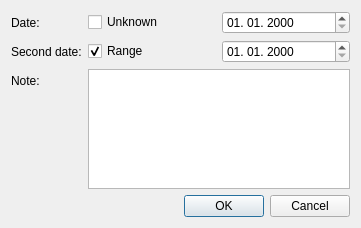
<?xml version="1.0" encoding="UTF-8"?>
<ui version="4.0">
 <class>DateDialog</class>
 <widget class="QDialog" name="DateDialog">
  <property name="windowModality">
   <enum>Qt::NonModal</enum>
  </property>
  <property name="geometry">
   <rect>
    <x>0</x>
    <y>0</y>
    <width>361</width>
    <height>228</height>
   </rect>
  </property>
  <property name="windowTitle">
   <string>Date editor</string>
  </property>
  <property name="windowIcon">
   <iconset resource="resources.qrc">
    <normaloff>:/resources/appIcon.svg</normaloff>:/resources/appIcon.svg</iconset>
  </property>
  <layout class="QVBoxLayout" name="verticalLayout">
   <item>
    <layout class="QFormLayout" name="formLayout_2">
     <item row="0" column="0">
      <widget class="QLabel" name="label_3">
       <property name="text">
        <string>Date:</string>
       </property>
      </widget>
     </item>
     <item row="0" column="1">
      <layout class="QHBoxLayout" name="horizontalLayout_4">
       <item>
        <widget class="QCheckBox" name="unknown">
         <property name="text">
          <string>Unknown</string>
         </property>
        </widget>
       </item>
       <item>
        <widget class="QDateEdit" name="dateEdit">
         <property name="displayFormat">
          <string>dd. MM. yyyy</string>
         </property>
        </widget>
       </item>
      </layout>
     </item>
     <item row="1" column="0">
      <widget class="QLabel" name="label_4">
       <property name="text">
        <string>Second date:</string>
       </property>
      </widget>
     </item>
     <item row="1" column="1">
      <layout class="QHBoxLayout" name="horizontalLayout_5">
       <item>
        <widget class="QCheckBox" name="range">
         <property name="text">
          <string>Range</string>
         </property>
         <property name="checked">
          <bool>true</bool>
         </property>
        </widget>
       </item>
       <item>
        <widget class="QDateEdit" name="rangeDateEdit">
         <property name="enabled">
          <bool>true</bool>
         </property>
         <property name="displayFormat">
          <string>dd. MM. yyyy</string>
         </property>
        </widget>
       </item>
      </layout>
     </item>
     <item row="2" column="0">
      <widget class="QLabel" name="writtenDateLabel_2">
       <property name="text">
        <string>Note:</string>
       </property>
      </widget>
     </item>
     <item row="2" column="1">
      <widget class="QTextEdit" name="note"/>
     </item>
    </layout>
   </item>
   <item>
    <widget class="QDialogButtonBox" name="buttonBox">
     <property name="orientation">
      <enum>Qt::Horizontal</enum>
     </property>
     <property name="standardButtons">
      <set>QDialogButtonBox::Cancel|QDialogButtonBox::Ok</set>
     </property>
    </widget>
   </item>
  </layout>
 </widget>
 <resources>
  <include location="resources.qrc"/>
 </resources>
 <connections>
  <connection>
   <sender>buttonBox</sender>
   <signal>rejected()</signal>
   <receiver>DateDialog</receiver>
   <slot>reject()</slot>
   <hints>
    <hint type="sourcelabel">
     <x>316</x>
     <y>260</y>
    </hint>
    <hint type="destinationlabel">
     <x>286</x>
     <y>274</y>
    </hint>
   </hints>
  </connection>
 </connections>
</ui>
